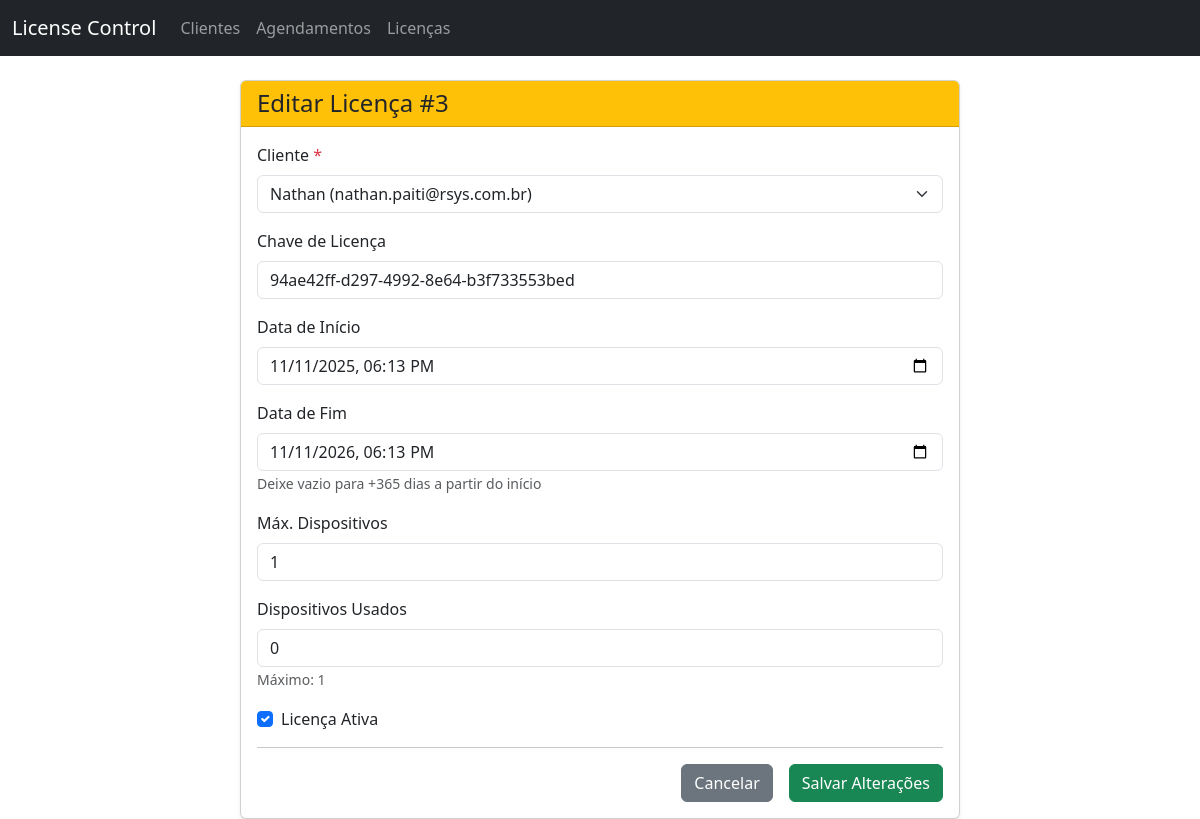
/licencas/editar/3/ (signed in), run on the app's committed database.
### licenses/models.py (models this page shows, shortened)
class License(models.Model):
    key = models.UUIDField(default=uuid.uuid4, editable=False, unique=True)
    cliente = models.ForeignKey(
        'Cliente',
        on_delete=models.CASCADE,
        related_name='licenses',
        null=True,
        blank=True
    )
    data_inicio = models.DateTimeField(default=timezone.now)
    data_fim = models.DateTimeField(blank=True, null=True)
    expires_at = models.DateTimeField()
    is_active = models.BooleanField(default=True)
    max_devices = models.IntegerField(default=1)
    used_devices = models.IntegerField(default=0)
    class Meta:
        verbose_name = "Licença"
        verbose_name_plural = "Licenças"
        ordering = ['-data_inicio']

class Cliente(models.Model):
    nome_completo = models.CharField(max_length=100)
    telefone = models.CharField(max_length=20, blank=True)
    email = models.EmailField(max_length=150, blank=True, null=True)
    criado_em = models.DateTimeField(auto_now_add=True)
    atualizado_em = models.DateTimeField(auto_now=True)

### licenses/views.py (the view, shortened to what this page needs)
# urls.py: path('licencas/editar/<int:pk>/', views.editar_licenca, name='editar_licenca'),
def editar_licenca(request, pk):
    if not request.user.is_superuser:
        return redirect('/admin/')
    licenca = get_object_or_404(License, pk=pk)
    clientes = Cliente.objects.all().order_by('nome_completo')
    return render(request, 'licenca_editar.html', {
        'licenca': licenca,
        'clientes': clientes
    })

### templates/licenca_editar.html (shortened to what this page needs)
{% extends "base.html" %}
{% block content %}
<div class="container mt-4">
    <div class="row justify-content-center">
        <div class="col-md-8">
            <div class="card shadow-sm">
                <div class="card-header bg-warning text-dark">
                    <h4 class="mb-0">Editar Licença #{{ licenca.id }}</h4>
                </div>
                <div class="card-body">
                    <form method="post">
                        <div class="mb-3">
                            <label class="form-label">Cliente <span class="text-danger">*</span></label>
                            <select name="cliente_id" class="form-select" required>
                                {% for c in clientes %}
                                <option value="{{ c.id }}" {% if c.id == licenca.cliente.id %}selected{% endif %}>
                                    {{ c.nome_completo }} {% if c.email %}({{ c.email }}){% endif %}
                                </option>
                                {% endfor %}
                            </select>
                        </div>
                        <div class="mb-3">
                            <label class="form-label">Chave de Licença</label>
                            <input type="text" class="form-control" value="{{ licenca.key }}" readonly>
                        </div>
                        <div class="mb-3">
                            <label class="form-label">Data de Início</label>
                            <input type="datetime-local" name="data_inicio" class="form-control"
                                   value="{{ licenca.data_inicio|date:'Y-m-d\TH:i' }}" required>
                        </div>
                        <div class="mb-3">
                            <label class="form-label">Data de Fim</label>
                            <input type="datetime-local" name="data_fim" class="form-control"
                                   value="{% if licenca.data_fim %}{{ licenca.data_fim|date:'Y-m-d\TH:i' }}{% endif %}">
                            <small class="text-muted">Deixe vazio para +365 dias a partir do início</small>
                        </div>
                        <div class="mb-3">
                            <label class="form-label">Máx. Dispositivos</label>
                            <input type="number" name="max_devices" class="form-control" min="1" value="{{ licenca.max_devices }}" required>
                        </div>
                        <div class="mb-3">
                            <label class="form-label">Dispositivos Usados</label>
                            <input type="number" name="used_devices" class="form-control" min="0" value="{{ licenca.used_devices }}" required>
                            <small class="text-muted">Máximo: {{ licenca.max_devices }}</small>
                        </div>
                        <div class="mb-3 form-check">
                            <input type="checkbox" name="is_active" class="form-check-input" id="is_active" {% if licenca.is_active %}checked{% endif %}>
                            <label class="form-check-label" for="is_active">Licença Ativa</label>
                        </div>
                        <hr>
                        <div class="d-grid gap-2 d-md-flex justify-content-md-end">
                            <a href="{% url 'admin_licensas' %}" class="btn btn-secondary me-md-2">Cancelar</a>
                            <button type="submit" class="btn btn-success">Salvar Alterações</button>
                        </div>
                    </form>
                </div>
            </div>
        </div>
    </div>
</div>
{% endblock %}

### data on the page
License: id "3", cliente_id "Nathan (nathan.paiti@rsys.com.br)", key "94ae42ff-d297-4992-8e64-b3f733553bed", data_inicio "11/11/2025 18:13", data_fim "11/11/2026 18:13", max_devices "1", used_devices "0", is_active "☑"
